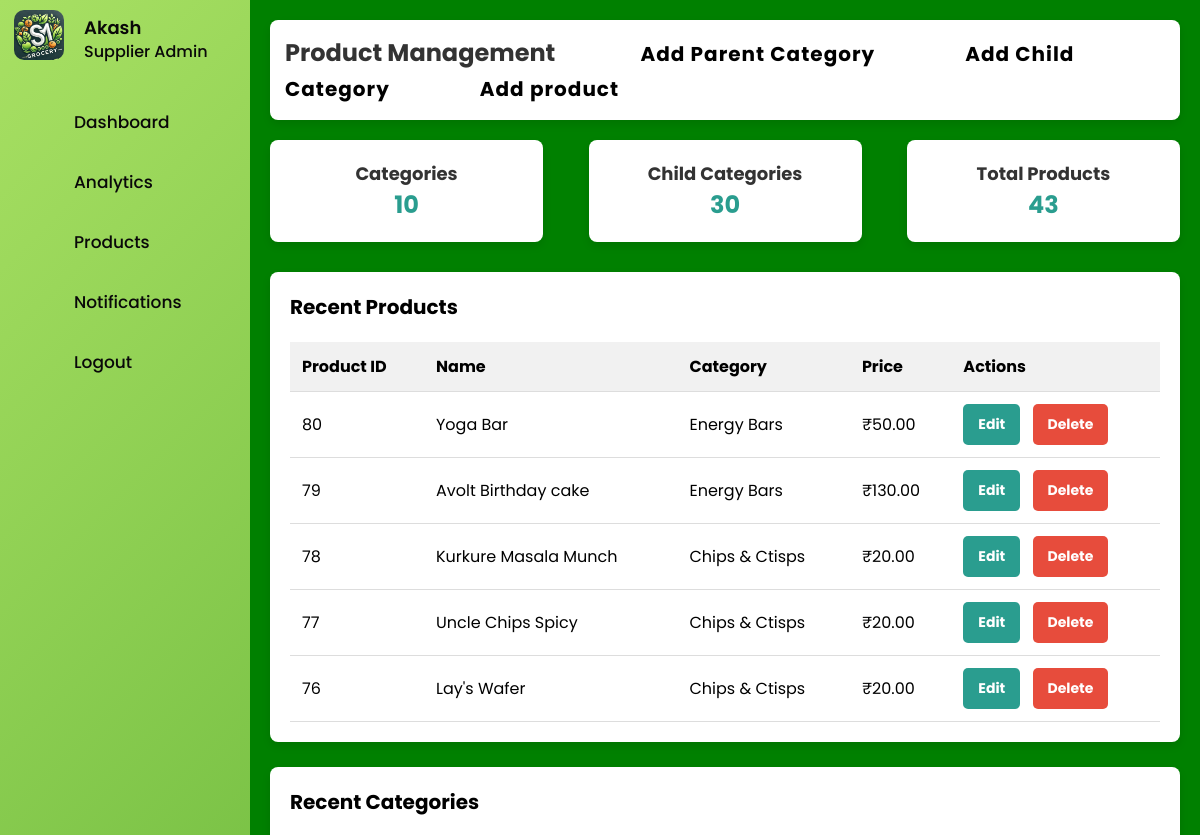
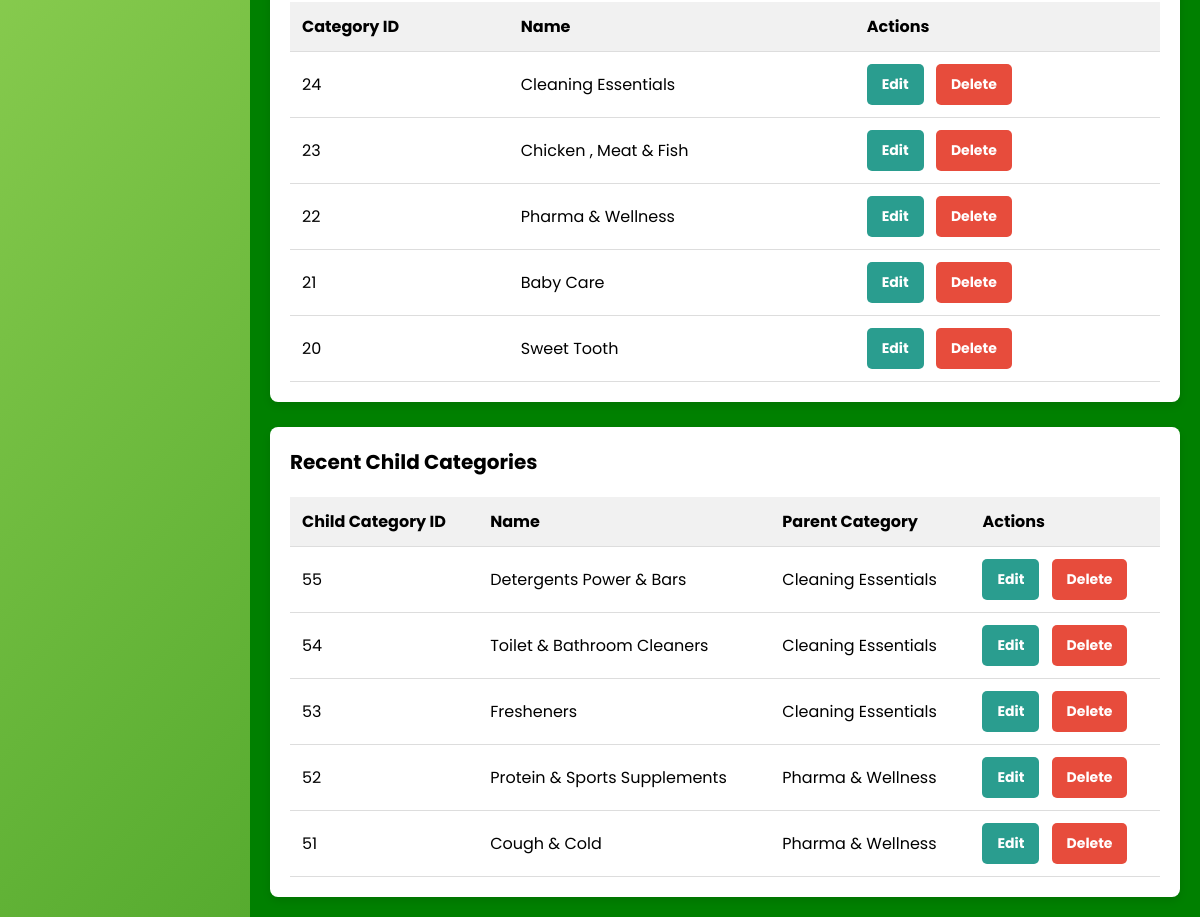
The page /grocery_website/supplier/product_management.php (signed in) on the database its author committed (2 pictures, top to bottom).
### tables this page shows
CREATE TABLE IF NOT EXISTS `suppliers` (
  `id` int NOT NULL AUTO_INCREMENT,
  `firstname` varchar(50) NOT NULL,
  `shop` varchar(50) NOT NULL,
  `email` varchar(100) NOT NULL,
  `mobile` varchar(15) NOT NULL,
  `address` text NOT NULL,
  `image` varchar(255) NOT NULL,
  `password` varchar(255) NOT NULL,
  `status` enum('pending','approved','denied') DEFAULT 'pending',
  `created_at` timestamp NULL DEFAULT CURRENT_TIMESTAMP,
  PRIMARY KEY (`id`),
  UNIQUE KEY `email` (`email`)
);

CREATE TABLE IF NOT EXISTS `items` (
  `id` int NOT NULL AUTO_INCREMENT,
  `category_id` int NOT NULL,
  `name` varchar(255) NOT NULL,
  `description` text,
  `price` decimal(10,2) NOT NULL,
  `image` varchar(255) NOT NULL,
  `offer` varchar(50) DEFAULT NULL,
  `weight` text,
  `old_price` decimal(10,2) DEFAULT NULL,
  PRIMARY KEY (`id`),
  KEY `category_id` (`category_id`)
);

CREATE TABLE IF NOT EXISTS `child_categories` (
  `id` int NOT NULL AUTO_INCREMENT,
  `parent_id` int NOT NULL,
  `name` varchar(255) NOT NULL,
  `image` varchar(255) NOT NULL,
  PRIMARY KEY (`id`),
  KEY `parent_id` (`parent_id`)
);

CREATE TABLE IF NOT EXISTS `parent_categories` (
  `id` int NOT NULL AUTO_INCREMENT,
  `name` varchar(255) NOT NULL,
  `image` varchar(255) NOT NULL,
  PRIMARY KEY (`id`)
);

### grocery_website/supplier/product_management.php (the view, shortened to what this page needs)
<?php
include 'config.php';
$query = "SELECT COUNT(*) AS total_categories FROM parent_categories";
$result = mysqli_query($conn, $query);
$totalCategories = ($row = mysqli_fetch_assoc($result)) ? $row['total_categories'] : 0;
$query = "SELECT COUNT(*) AS total_child_categories FROM child_categories";
$result = mysqli_query($conn, $query);
$totalChildCategories = ($row = mysqli_fetch_assoc($result)) ? $row['total_child_categories'] : 0;
$query = "SELECT COUNT(*) AS total_products FROM items";
$result = mysqli_query($conn, $query);
$totalProducts = ($row = mysqli_fetch_assoc($result)) ? $row['total_products'] : 0;
$query = "SELECT i.id, i.name, c.name AS category, i.price
        FROM items i
        JOIN child_categories c ON i.category_id = c.id
        ORDER BY i.id DESC
        LIMIT 5";
$recentProducts = mysqli_query($conn, $query);
$query = "SELECT id, name FROM parent_categories ORDER BY id DESC LIMIT 5";
$recentCategories = mysqli_query($conn, $query);
$query = "SELECT c.id, c.name, p.name AS parent_category
        FROM child_categories c
        JOIN parent_categories p ON c.parent_id = p.id
        ORDER BY c.id DESC
        LIMIT 5";
$recentChildCategories = mysqli_query($conn, $query);
?>
<!DOCTYPE html>
<html lang="en">
<head>
    <link rel="stylesheet" href="style.css">
</head>
<body>
    <?php renderSidebar(); ?>
    <section class="home">
        <div class="dashboard-container">
            <div class="main-content">
                <header id="pro_hrader">
                    <h1>Product Management <a href="manage-parent-category.php" class="button">Add Parent Category</a><a href="manage-child-Category.php" class="button">Add Child Category</a><a href="manage-product.php" class="button">Add product</a></h1>
                </header>
                <div class="statistics">
                    <div class="stat-card">
                        <h3>Categories</h3>
                        <p><?php echo $totalCategories; ?></p>
                    </div>
                    <div class="stat-card">
                        <h3>Child Categories</h3>
                        <p><?php echo $totalChildCategories; ?></p>
                    </div>
                    <div class="stat-card">
                        <h3>Total Products</h3>
                        <p><?php echo $totalProducts; ?></p>
                    </div>
                </div>
                <div class="recent-orders">
                    <h2>Recent Products</h2>
                    <table>
                        <tr>
                            <th>Product ID</th>
                            <th>Name</th>
                            <th>Category</th>
                            <th>Price</th>
                            <th>Actions</th>
                        </tr>
                        <?php while ($row = mysqli_fetch_assoc($recentProducts)) { ?>
                            <tr>
                                <td><?php echo $row['id']; ?></td>
                                <td><?php echo $row['name']; ?></td>
                                <td><?php echo $row['category']; ?></td>
                                <td>₹<?php echo number_format($row['price'], 2); ?></td>
                                <td>
                                    <a href="update-products.php?id=<?php echo $row['id']; ?>" class="action-btn">Edit</a>
                                    <a href="delete-products.php?id=<?php echo $row['id']; ?>" class="delete-btn" onclick="return confirm('Are you sure you want to delete this product?');">Delete</a>
                                </td>
                            </tr>
                        <?php } ?>
                    </table>
                </div>
                <br>
                <div class="recent-orders">
                    <h2>Recent Categories</h2>
                    <table>
                        <tr>
                            <th>Category ID</th>
                            <th>Name</th>
                            <th>Actions</th>
                        </tr>
                        <?php while ($row = mysqli_fetch_assoc($recentCategories)) { ?>
                            <tr>
                                <td><?php echo $row['id']; ?></td>
                                <td><?php echo $row['name']; ?></td>
                                <td>
                                    <a href="update-category.php?id=<?php echo $row['id']; ?>" class="action-btn">Edit</a>
                                    <a href="delete-category.php?id=<?php echo $row['id']; ?>" class="delete-btn" onclick="return confirm('Are you sure you want to delete this category?');">Delete</a>
                                </td>
                            </tr>
                        <?php } ?>
                    </table>
                </div>
                <br>
                <div class="recent-orders">
                    <h2>Recent Child Categories</h2>
                    <table>
                        <tr>
                            <th>Child Category ID</th>
                            <th>Name</th>
                            <th>Parent Category</th>
                            <th>Actions</th>
                        </tr>
                        <?php while ($row = mysqli_fetch_assoc($recentChildCategories)) { ?>
                            <tr>
                                <td><?php echo $row['id']; ?></td>
                                <td><?php echo $row['name']; ?></td>
                                <td><?php echo $row['parent_category']; ?></td>
                                <td>
                                    <a href="update-child-category.php?id=<?php echo $row['id']; ?>" class="action-btn">Edit</a>
                                    <a href="delete-child-category.php?id=<?php echo $row['id']; ?>" class="delete-btn" onclick="return confirm('Are you sure you want to delete this child category?');">Delete</a>
                                </td>
                            </tr>
                        <?php } ?>
                    </table>
                </div>
            </div>
        </div>
    </section>
</body>
</html>

### grocery_website/supplier/functions/functions.php (shortened to what this page needs)
<?php
function renderSidebar()
{
    include 'config.php';
    $isLoggedIn = isset($_SESSION['supplier_id']);
    $supplierImage = "default.jpg";
    $supplierName = "Guest";
    if ($isLoggedIn) {
        $supplier_id = $_SESSION['supplier_id'];
        $query = $conn->prepare("SELECT firstname, image FROM suppliers WHERE id = ?");
        $query->bind_param("i", $supplier_id);
        $query->execute();
        $result = $query->get_result();
        $user = $result->fetch_assoc();
        if ($user) {
            $supplierName = $user['firstname'];
            $supplierImage = !empty($user['image']) ? $user['image'] : "default.jpg";
        }
    }
    echo '
    <nav class="sidebar">
        <header>
            <div class="image-text">
                <span class="image">
                    <a href="profile.php">
                        <img src="' . $supplierImage . '" alt="Profile Image">
                    </a>
                </span>
                <div class="text logo-text">
                    <span class="name">' . $supplierName . '</span>
                    <span class="profession">Supplier Admin</span>
                </div>
            </div>
        </header>
        <div class="menu-bar">
            <div class="menu">
                <ul class="menu-links">';
    if (!$isLoggedIn) {
        echo '<li class="nav-link"><a href="login.php"><i class="bi bi-box-arrow-in-right icon"></i><span class="text nav-text">Login/Register</span></a></li>';
    } else {
        echo '
        <li class="nav-link"><a href="index.php"><i class="bi bi-house icon"></i><span class="text nav-text">Dashboard</span></a></li>
        <li class="nav-link"><a href="performance_analytics.php"><i class="bi bi-graph-up-arrow icon"></i><span class="text nav-text">Analytics</span></a></li>
        <li class="nav-link"><a href="product_management.php"><i class="bi bi-box-fill icon"></i><span class="text nav-text">Products</span></a></li>
        <li class="nav-link"><a href="notifications.php"><i class="bi bi-bell icon"></i><span class="text nav-text">Notifications</span></a></li>
        <li><a href="logout.php"><i class="bi bi-box-arrow-in-left icon"></i><span class="text nav-text">Logout</span></a></li>';
    }
    echo '
                </ul>
            </div>
        </div>
    </nav>';
}
?>

### grocery_website/supplier/style.css (style rules this page uses)
* { margin: 0; padding: 0; box-sizing: border-box; font-family: "Poppins", sans-serif; }
:root { --body-color: green; --sidebar-color: linear-gradient(135deg, #a8e063 0%, #56ab2f 100%); --primary-color: #dc143c; --primary-color-light: #f6f5ff; --toggle-color: #ddd; --text-color: #090809; --tran-03: all 0.3s ease; --tran-05: all 0.3s ease; }
body { min-height: 100vh; background-color: var(--body-color); transition: var(--tran-05); }
.sidebar { position: fixed; top: 0; left: 0; height: 100%; width: 250px; padding: 10px 14px; background: var(--sidebar-color); transition: var(--tran-05); z-index: 100; }
.sidebar .text { font-size: 17px; font-weight: 500; white-space: nowrap; opacity: 1; color: var(--text-color); transition: var(--tran-03); }
.sidebar header { position: relative; }
.sidebar header .image-text { display: flex; align-items: center; }
.sidebar header .logo-text { display: flex; flex-direction: column; margin-left: 20px; }
header .image-text .name { margin-top: 2px; font-size: 18px; font-weight: 600; }
header .image-text .profession { font-size: 16px; margin-top: -2px; }
.sidebar header .image img { width: 50px; border-radius: 10px; }
.sidebar .menu { margin-top: 20px; }
.sidebar li { height: 50px; list-style: none; display: flex; align-items: center; margin-top: 10px; }
.sidebar li a { list-style: none; height: 100%; background-color: transparent; display: flex; align-items: center; height: 100%; width: 100%; border-radius: 6px; text-decoration: none; transition: var(--tran-03); }
.sidebar .icon { min-width: 60px; height: 100%; display: flex; align-items: center; justify-content: center; font-size: 20px; color: var(--text-color); transition: var(--tran-03); }
.home { position: absolute; top: 0; left: 250px; height: 100vh; width: calc(100% - 250px); background-color: var(--body-color); transition: var(--tran-05); }
.sidebar .menu-bar { height: calc(100% - 55px); display: flex; flex-direction: column; justify-content: space-between; overflow-y: scroll; }

### grocery_website/supplier/product_management.php (style rules this page uses)
* { margin: 0; padding: 0; box-sizing: border-box; }
body { font-family: Arial, sans-serif; background-color: green; }
.dashboard-container { display: flex; }
.main-content { flex: 1; padding: 20px; }
#pro_hrader { background-color: #fff; padding: 15px; border-radius: 8px; margin-bottom: 20px; box-shadow: 0 4px 8px rgba(0, 0, 0, 0.1); }
#pro_hrader h1 { font-size: 24px; color: #333; }
.statistics { display: flex; justify-content: space-between; margin-bottom: 30px; }
.stat-card { background-color: #fff; padding: 20px; border-radius: 8px; box-shadow: 0 4px 8px rgba(0, 0, 0, 0.1); width: 30%; text-align: center; }
.stat-card h3 { font-size: 18px; color: #333; }
.stat-card p { font-size: 24px; font-weight: bold; color: #2a9d8f; }
.recent-orders { background-color: #fff; padding: 20px; border-radius: 8px; box-shadow: 0 4px 8px rgba(0, 0, 0, 0.1); }
.recent-orders h2 { font-size: 20px; margin-bottom: 20px; }
table { width: 100%; border-collapse: collapse; }
th, td { padding: 12px; text-align: left; border-bottom: 1px solid #ddd; }
th { background-color: #f1f1f1; }
.action-btn { background-color: #2a9d8f; color: white; border: none; padding: 8px 12px; border-radius: 4px; cursor: pointer; }
.button { align-items: end; font-family: inherit; font-weight: bold; cursor: pointer; font-size: 20px; padding: 10px; color: black; background: while; border: none; letter-spacing: 1px; border-radius: 20em; text-decoration: none; margin-left: 70px; }
.action-btn, .delete-btn { padding: 10px 15px; font-size: 14px; font-weight: bold; border: none; cursor: pointer; border-radius: 5px; text-decoration: none; display: inline-block; text-align: center; transition: background 0.3s ease, transform 0.2s ease; }
.action-btn { background-color: #2a9d8f; color: white; }
.delete-btn { background-color: #e74c3c; color: white; }
.action-btn+.delete-btn { margin-left: 8px; }

### rows shown on the page
suppliers: image (picture), firstname "Akash"
items: id "80", name "Yoga Bar", child_categories.name "Energy Bars", price "50.00"
items: id "79", name "Avolt Birthday cake", child_categories.name "Energy Bars", price "130.00"
items: id "78", name "Kurkure Masala Munch", child_categories.name "Chips & Ctisps", price "20.00"
items: id "77", name "Uncle Chips Spicy", child_categories.name "Chips & Ctisps", price "20.00"
items: id "76", name "Lay's Wafer", child_categories.name "Chips & Ctisps", price "20.00"
parent_categories: id "24", name "Cleaning Essentials"
parent_categories: id "23", name "Chicken , Meat & Fish"
parent_categories: id "22", name "Pharma & Wellness"
parent_categories: id "21", name "Baby Care"
parent_categories: id "20", name "Sweet Tooth"
child_categories: id "55", name "Detergents Power & Bars", parent_categories.name "Cleaning Essentials"
child_categories: id "54", name "Toilet & Bathroom Cleaners", parent_categories.name "Cleaning Essentials"
child_categories: id "53", name "Fresheners", parent_categories.name "Cleaning Essentials"
child_categories: id "52", name "Protein & Sports Supplements", parent_categories.name "Pharma & Wellness"
child_categories: id "51", name "Cough & Cold", parent_categories.name "Pharma & Wellness"

### other values the page prints
$totalCategories "10"
$totalChildCategories "30"
$totalProducts "43"
